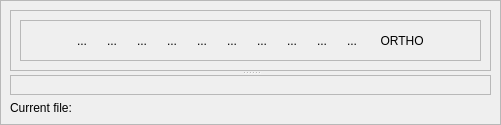
          <widget class="QStackedWidget" name="stackedWidget_main">
           <property name="sizePolicy">
            <sizepolicy hsizetype="Expanding" vsizetype="Preferred">
             <horstretch>0</horstretch>
             <verstretch>0</verstretch>
            </sizepolicy>
           </property>
           <property name="frameShape">
            <enum>QFrame::StyledPanel</enum>
           </property>
           <property name="frameShadow">
            <enum>QFrame::Plain</enum>
           </property>
           <property name="currentIndex">
            <number>0</number>
           </property>
           <widget class="QWidget" name="page_occ_gcode">
            <layout class="QGridLayout" name="gridLayout_12">
             <item row="0" column="0">
              <widget class="QSplitter" name="splitter">
               <property name="orientation">
                <enum>Qt::Vertical</enum>
               </property>
               <widget class="QFrame" name="frame_4">
                <property name="sizePolicy">
                 <sizepolicy hsizetype="Expanding" vsizetype="Expanding">
                  <horstretch>0</horstretch>
                  <verstretch>0</verstretch>
                 </sizepolicy>
                </property>
                <property name="frameShape">
                 <enum>QFrame::StyledPanel</enum>
                </property>
                <property name="frameShadow">
                 <enum>QFrame::Raised</enum>
                </property>
                <layout class="QGridLayout" name="gridLayout_11">
                 <item row="2" column="0" colspan="2">
                  <layout class="QGridLayout" name="gridLayout_occ"/>
                 </item>
                 <item row="0" column="0" colspan="2">
                  <widget class="QFrame" name="frame">
                   <property name="sizePolicy">
                    <sizepolicy hsizetype="Preferred" vsizetype="Minimum">
                     <horstretch>0</horstretch>
                     <verstretch>0</verstretch>
                    </sizepolicy>
                   </property>
                   <property name="minimumSize">
                    <size>
                     <width>0</width>
                     <height>0</height>
                    </size>
                   </property>
                   <property name="maximumSize">
                    <size>
                     <width>16777215</width>
                     <height>80</height>
                    </size>
                   </property>
                   <property name="frameShape">
                    <enum>QFrame::StyledPanel</enum>
                   </property>
                   <property name="frameShadow">
                    <enum>QFrame::Raised</enum>
                   </property>
                   <layout class="QGridLayout" name="gridLayout_4">
                    <item row="0" column="0">
                     <layout class="QGridLayout" name="gridLayout_2">
                      <item row="0" column="2">
                       <widget class="QToolButton" name="toolButton_zoom_plus">
                        <property name="text">
                         <string>...</string>
                        </property>
                        <property name="icon">
                         <iconset resource="icons.qrc">
                          <normaloff>:/pictures/btn_25_25_zoom_plus.png</normaloff>:/pictures/btn_25_25_zoom_plus.png</iconset>
                        </property>
                        <property name="iconSize">
                         <size>
                          <width>35</width>
                          <height>35</height>
                         </size>
                        </property>
                        <property name="autoRaise">
                         <bool>true</bool>
                        </property>
                       </widget>
                      </item>
                      <item row="0" column="6">
                       <widget class="QToolButton" name="toolButton_view_top">
                        <property name="text">
                         <string>...</string>
                        </property>
                        <property name="icon">
                         <iconset resource="icons.qrc">
                          <normaloff>:/pictures/btn_25_25_view_top.png</normaloff>:/pictures/btn_25_25_view_top.png</iconset>
                        </property>
                        <property name="iconSize">
                         <size>
                          <width>35</width>
                          <height>35</height>
                         </size>
                        </property>
                        <property name="autoRaise">
                         <bool>true</bool>
                        </property>
                       </widget>
                      </item>
                      <item row="0" column="11">
                       <widget class="QToolButton" name="toolButton_view_ortho">
                        <property name="sizePolicy">
                         <sizepolicy hsizetype="Fixed" vsizetype="Preferred">
                          <horstretch>0</horstretch>
                          <verstretch>0</verstretch>
                         </sizepolicy>
                        </property>
                        <property name="text">
                         <string> ORTHO</string>
                        </property>
                        <property name="icon">
                         <iconset resource="icons.qrc">
                          <normaloff>:/pictures/btn_25_25.png</normaloff>
                          <normalon>:/pictures/btn_25_25_in_green.png</normalon>:/pictures/btn_25_25.png</iconset>
                        </property>
                        <property name="iconSize">
                         <size>
                          <width>35</width>
                          <height>35</height>
                         </size>
                        </property>
                        <property name="checkable">
                         <bool>true</bool>
                        </property>
                        <property name="toolButtonStyle">
                         <enum>Qt::ToolButtonTextBesideIcon</enum>
                        </property>
                        <property name="autoRaise">
                         <bool>true</bool>
                        </property>
                       </widget>
                      </item>
                      <item row="0" column="3">
                       <widget class="QToolButton" name="toolButton_fit_all">
                        <property name="text">
                         <string>...</string>
                        </property>
                        <property name="icon">
                         <iconset resource="icons.qrc">
                          <normaloff>:/pictures/btn_25_25_zoom_extends.png</normaloff>:/pictures/btn_25_25_zoom_extends.png</iconset>
                        </property>
                        <property name="iconSize">
                         <size>
                          <width>35</width>
                          <height>35</height>
                         </size>
                        </property>
                        <property name="autoRaise">
                         <bool>true</bool>
                        </property>
                       </widget>
                      </item>
                      <item row="0" column="1">
                       <widget class="QToolButton" name="toolButton_zoom_min">
                        <property name="text">
                         <string>...</string>
                        </property>
                        <property name="icon">
                         <iconset resource="icons.qrc">
                          <normaloff>:/pictures/btn_25_25_zoom_min.png</normaloff>:/pictures/btn_25_25_zoom_min.png</iconset>
                        </property>
                        <property name="iconSize">
                         <size>
                          <width>35</width>
                          <height>35</height>
                         </size>
                        </property>
                        <property name="autoRaise">
                         <bool>true</bool>
                        </property>
                       </widget>
                      </item>
                      <item row="0" column="7">
                       <widget class="QToolButton" name="toolButton_view_bottom">
                        <property name="text">
                         <string>...</string>
                        </property>
                        <property name="icon">
                         <iconset resource="icons.qrc">
                          <normaloff>:/pictures/btn_25_25_view_bottom.png</normaloff>:/pictures/btn_25_25_view_bottom.png</iconset>
                        </property>
                        <property name="iconSize">
                         <size>
                          <width>35</width>
                          <height>35</height>
                         </size>
                        </property>
                        <property name="autoRaise">
                         <bool>true</bool>
                        </property>
                       </widget>
                      </item>
                      <item row="0" column="4">
                       <widget class="QToolButton" name="toolButton_view_front">
                        <property name="text">
                         <string>...</string>
                        </property>
                        <property name="icon">
                         <iconset resource="icons.qrc">
                          <normaloff>:/pictures/btn_25_25_view_front.png</normaloff>:/pictures/btn_25_25_view_front.png</iconset>
                        </property>
                        <property name="iconSize">
                         <size>
                          <width>35</width>
                          <height>35</height>
                         </size>
                        </property>
                        <property name="autoRaise">
                         <bool>true</bool>
                        </property>
                       </widget>
                      </item>
                      <item row="0" column="5">
                       <widget class="QToolButton" name="toolButton_view_back">
                        <property name="text">
                         <string>...</string>
                        </property>
                        <property name="icon">
                         <iconset resource="icons.qrc">
                          <normaloff>:/pictures/btn_25_25_view_back.png</normaloff>:/pictures/btn_25_25_view_back.png</iconset>
                        </property>
                        <property name="iconSize">
                         <size>
                          <width>35</width>
                          <height>35</height>
                         </size>
                        </property>
                        <property name="autoRaise">
                         <bool>true</bool>
                        </property>
                       </widget>
                      </item>
                      <item row="0" column="10">
                       <widget class="QToolButton" name="toolButton_view_3d">
                        <property name="text">
                         <string>...</string>
                        </property>
                        <property name="icon">
                         <iconset resource="icons.qrc">
                          <normaloff>:/pictures/btn_25_25_view_3d.png</normaloff>:/pictures/btn_25_25_view_3d.png</iconset>
                        </property>
                        <property name="iconSize">
                         <size>
                          <width>35</width>
                          <height>35</height>
                         </size>
                        </property>
                        <property name="autoRaise">
                         <bool>true</bool>
                        </property>
                       </widget>
                      </item>
                      <item row="0" column="12">
                       <spacer name="horizontalSpacer">
                        <property name="orientation">
                         <enum>Qt::Horizontal</enum>
                        </property>
                        <property name="sizeHint" stdset="0">
                         <size>
                          <width>40</width>
                          <height>20</height>
                         </size>
                        </property>
                       </spacer>
                      </item>
                      <item row="0" column="9">
                       <widget class="QToolButton" name="toolButton_view_right">
                        <property name="maximumSize">
                         <size>
                          <width>16777215</width>
                          <height>16777215</height>
                         </size>
                        </property>
                        <property name="text">
                         <string>...</string>
                        </property>
                        <property name="icon">
                         <iconset resource="icons.qrc">
                          <normaloff>:/pictures/btn_25_25_view_right.png</normaloff>:/pictures/btn_25_25_view_right.png</iconset>
                        </property>
                        <property name="iconSize">
                         <size>
                          <width>35</width>
                          <height>35</height>
                         </size>
                        </property>
                        <property name="autoRaise">
                         <bool>true</bool>
                        </property>
                       </widget>
                      </item>
                      <item row="0" column="8">
                       <widget class="QToolButton" name="toolButton_view_left">
                        <property name="text">
                         <string>...</string>
                        </property>
                        <property name="icon">
                         <iconset resource="icons.qrc">
                          <normaloff>:/pictures/btn_25_25_view_left.png</normaloff>:/pictures/btn_25_25_view_left.png</iconset>
                        </property>
                        <property name="iconSize">
                         <size>
                          <width>35</width>
                          <height>35</height>
                         </size>
                        </property>
                        <property name="autoRaise">
                         <bool>true</bool>
                        </property>
                       </widget>
                      </item>
                      <item row="0" column="0">
                       <spacer name="horizontalSpacer_2">
                        <property name="orientation">
                         <enum>Qt::Horizontal</enum>
                        </property>
                        <property name="sizeHint" stdset="0">
                         <size>
                          <width>40</width>
                          <height>20</height>
                         </size>
                        </property>
                       </spacer>
                      </item>
                     </layout>
                    </item>
                    <item row="1" column="0">
                     <layout class="QHBoxLayout" name="horizontalLayout"/>
                    </item>
                   </layout>
                  </widget>
                 </item>
                </layout>
               </widget>
               <widget class="QFrame" name="frame_5">
                <property name="sizePolicy">
                 <sizepolicy hsizetype="Expanding" vsizetype="Expanding">
                  <horstretch>0</horstretch>
                  <verstretch>0</verstretch>
                 </sizepolicy>
                </property>
                <property name="frameShape">
                 <enum>QFrame::StyledPanel</enum>
                </property>
                <property name="frameShadow">
                 <enum>QFrame::Raised</enum>
                </property>
                <layout class="QGridLayout" name="gridLayout_17">
                 <item row="0" column="0">
                  <layout class="QGridLayout" name="gridLayout_gcode"/>
                 </item>
                </layout>
               </widget>
              </widget>
             </item>
             <item row="1" column="0">
              <layout class="QGridLayout" name="gridLayout_8">
               <item row="1" column="0">
                <widget class="QLabel" name="label_14">
                 <property name="sizePolicy">
                  <sizepolicy hsizetype="Minimum" vsizetype="Preferred">
                   <horstretch>0</horstretch>
                   <verstretch>0</verstretch>
                  </sizepolicy>
                 </property>
                 <property name="text">
                  <string>Current file: </string>
                 </property>
                </widget>
               </item>
               <item row="1" column="1">
                <widget class="QLabel" name="label_current_file">
                 <property name="sizePolicy">
                  <sizepolicy hsizetype="Expanding" vsizetype="Preferred">
                   <horstretch>0</horstretch>
                   <verstretch>0</verstretch>
                  </sizepolicy>
                 </property>
                 <property name="text">
                  <string/>
                 </property>
                 <property name="alignment">
                  <set>Qt::AlignLeading|Qt::AlignLeft|Qt::AlignVCenter</set>
                 </property>
                </widget>
               </item>
              </layout>
             </item>
            </layout>
           </widget>
           <widget class="QWidget" name="page_settings">
            <layout class="QGridLayout" name="gridLayout_14">
             <item row="0" column="0">
              <layout class="QGridLayout" name="gridLayout_settings"/>
             </item>
            </layout>
           </widget>
          </widget>
